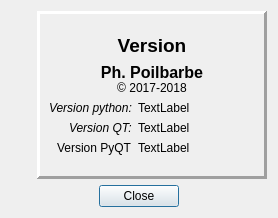
<?xml version="1.0" encoding="UTF-8"?>
<ui version="4.0">
 <class>About</class>
 <widget class="QDialog" name="About">
  <property name="geometry">
   <rect>
    <x>0</x>
    <y>0</y>
    <width>278</width>
    <height>218</height>
   </rect>
  </property>
  <property name="windowTitle">
   <string>À propos.</string>
  </property>
  <layout class="QVBoxLayout" name="layoutAbout">
   <item>
    <layout class="QHBoxLayout" name="layoutContent" stretch="0,0">
     <item>
      <layout class="QVBoxLayout" name="layoutIcon">
       <item>
        <widget class="QLabel" name="lblProgramIcon">
         <property name="maximumSize">
          <size>
           <width>64</width>
           <height>64</height>
          </size>
         </property>
         <property name="pixmap">
          <pixmap resource="resources.qrc">:/images/icons/128x128/obj_hal9000.png</pixmap>
         </property>
         <property name="scaledContents">
          <bool>true</bool>
         </property>
         <property name="alignment">
          <set>Qt::AlignHCenter|Qt::AlignTop</set>
         </property>
        </widget>
       </item>
       <item>
        <spacer name="verticalSpacer_3">
         <property name="orientation">
          <enum>Qt::Vertical</enum>
         </property>
         <property name="sizeHint" stdset="0">
          <size>
           <width>20</width>
           <height>40</height>
          </size>
         </property>
        </spacer>
       </item>
      </layout>
     </item>
     <item>
      <widget class="QFrame" name="frmText">
       <property name="frameShape">
        <enum>QFrame::Panel</enum>
       </property>
       <property name="frameShadow">
        <enum>QFrame::Raised</enum>
       </property>
       <property name="lineWidth">
        <number>3</number>
       </property>
       <layout class="QVBoxLayout" name="layoutText">
        <item>
         <spacer name="verticalSpacer">
          <property name="orientation">
           <enum>Qt::Vertical</enum>
          </property>
          <property name="sizeHint" stdset="0">
           <size>
            <width>20</width>
            <height>40</height>
           </size>
          </property>
         </spacer>
        </item>
        <item>
         <widget class="QLabel" name="lblVersion">
          <property name="sizePolicy">
           <sizepolicy hsizetype="Expanding" vsizetype="Preferred">
            <horstretch>0</horstretch>
            <verstretch>0</verstretch>
           </sizepolicy>
          </property>
          <property name="font">
           <font>
            <pointsize>14</pointsize>
            <weight>75</weight>
            <bold>true</bold>
           </font>
          </property>
          <property name="text">
           <string>Version</string>
          </property>
          <property name="alignment">
           <set>Qt::AlignCenter</set>
          </property>
         </widget>
        </item>
        <item>
         <widget class="QLabel" name="lblAuthor">
          <property name="sizePolicy">
           <sizepolicy hsizetype="Expanding" vsizetype="Preferred">
            <horstretch>0</horstretch>
            <verstretch>0</verstretch>
           </sizepolicy>
          </property>
          <property name="text">
           <string>&lt;html&gt;&lt;head/&gt;&lt;body&gt;&lt;p align=&quot;center&quot;&gt;&lt;span style=&quot; font-size:12pt; font-weight:600;&quot;&gt;Ph. Poilbarbe&lt;/span&gt;&lt;br/&gt;© 2017-2018&lt;/p&gt;&lt;/body&gt;&lt;/html&gt;</string>
          </property>
         </widget>
        </item>
        <item>
         <layout class="QFormLayout" name="formLayout">
          <property name="labelAlignment">
           <set>Qt::AlignRight|Qt::AlignTrailing|Qt::AlignVCenter</set>
          </property>
          <item row="1" column="0">
           <widget class="QLabel" name="lblPythonVersionLbl">
            <property name="text">
             <string>&lt;html&gt;&lt;head/&gt;&lt;body&gt;&lt;p&gt;&lt;span style=&quot; font-style:italic;&quot;&gt;Version python:&lt;/span&gt;&lt;/p&gt;&lt;/body&gt;&lt;/html&gt;</string>
            </property>
           </widget>
          </item>
          <item row="1" column="1">
           <widget class="QLabel" name="lblPythonVersion">
            <property name="text">
             <string>TextLabel</string>
            </property>
           </widget>
          </item>
          <item row="2" column="0">
           <widget class="QLabel" name="lblQtVersionLbl">
            <property name="text">
             <string>&lt;html&gt;&lt;head/&gt;&lt;body&gt;&lt;p&gt;&lt;span style=&quot; font-style:italic;&quot;&gt;Version QT:&lt;/span&gt;&lt;/p&gt;&lt;/body&gt;&lt;/html&gt;</string>
            </property>
           </widget>
          </item>
          <item row="2" column="1">
           <widget class="QLabel" name="lblQtVersion">
            <property name="text">
             <string>TextLabel</string>
            </property>
           </widget>
          </item>
          <item row="3" column="0">
           <widget class="QLabel" name="lblPyqtVersionLbl">
            <property name="text">
             <string>Version PyQT</string>
            </property>
           </widget>
          </item>
          <item row="3" column="1">
           <widget class="QLabel" name="lblPyQtVersion">
            <property name="text">
             <string>TextLabel</string>
            </property>
           </widget>
          </item>
         </layout>
        </item>
        <item>
         <spacer name="verticalSpacer_2">
          <property name="orientation">
           <enum>Qt::Vertical</enum>
          </property>
          <property name="sizeHint" stdset="0">
           <size>
            <width>20</width>
            <height>40</height>
           </size>
          </property>
         </spacer>
        </item>
       </layout>
      </widget>
     </item>
    </layout>
   </item>
   <item>
    <widget class="QDialogButtonBox" name="buttonBox">
     <property name="orientation">
      <enum>Qt::Horizontal</enum>
     </property>
     <property name="standardButtons">
      <set>QDialogButtonBox::Close</set>
     </property>
     <property name="centerButtons">
      <bool>true</bool>
     </property>
    </widget>
   </item>
  </layout>
 </widget>
 <resources>
  <include location="resources.qrc"/>
 </resources>
 <connections>
  <connection>
   <sender>buttonBox</sender>
   <signal>accepted()</signal>
   <receiver>About</receiver>
   <slot>accept()</slot>
   <hints>
    <hint type="sourcelabel">
     <x>248</x>
     <y>254</y>
    </hint>
    <hint type="destinationlabel">
     <x>157</x>
     <y>274</y>
    </hint>
   </hints>
  </connection>
  <connection>
   <sender>buttonBox</sender>
   <signal>rejected()</signal>
   <receiver>About</receiver>
   <slot>reject()</slot>
   <hints>
    <hint type="sourcelabel">
     <x>316</x>
     <y>260</y>
    </hint>
    <hint type="destinationlabel">
     <x>286</x>
     <y>274</y>
    </hint>
   </hints>
  </connection>
 </connections>
</ui>
